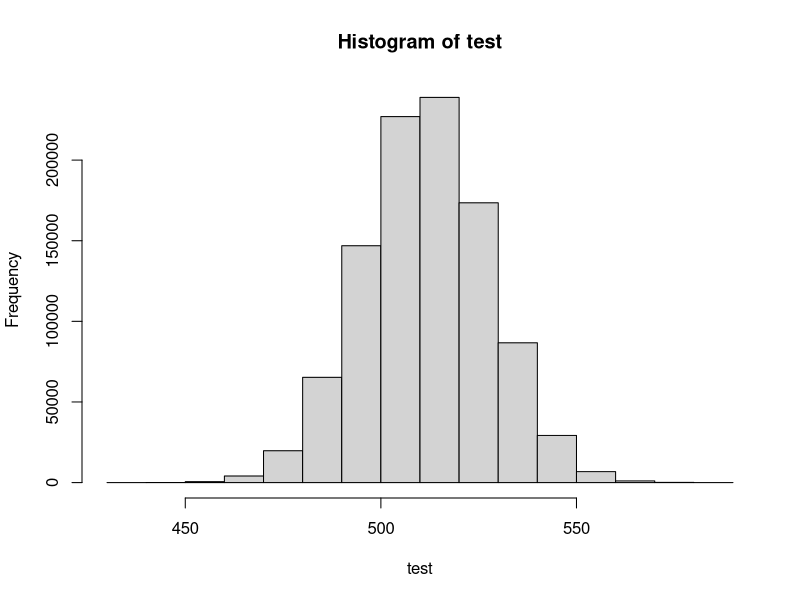

R code for this plot:
sum(sample(0:1, 2)) #because we do not have replace = TRUE, it does not assume that you have equal probabilities
replicate(10, sum(sample(0:1,2, replace = TRUE)))
#c
n <- 10^6
test1 <- sample(0:1,n, replace = TRUE)
test2 <- sample(0:1,n, replace = TRUE)
est <- table(test1 + test2)/n
#the estimates are: for 0 is 0.25; for 1 is 0.499; for 2 is 0.25
ptrue <- c(1, 2, 1)/4
max(abs(est-ptrue))

#d
test <- replicate(n, sum(sample(0:1,1024, replace = TRUE)))
est <- table(test)/n
hist(test)

#prob2
n <- 10^3
x <- runif(n)
y <- runif(n)
d <- sqrt((x-0.5)^2+(y-0.5)^2)
table(d >= 0.5)/n
pi/4

